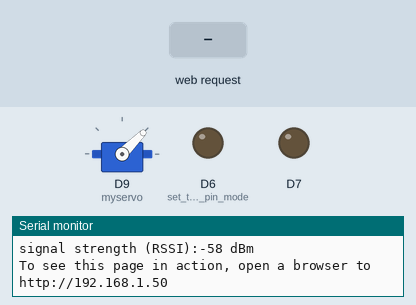
Recording of a sketch running on a simulated Arduino MKR. Parts: servo, output pins drawn as LEDs (lit = HIGH), the last lines printed to the serial monitor. Dashed ring = blinking. The test bench sets the inputs (shaded band). WiFi joins after 1.5 s; servers stay silent unless stated.

Above: at 12.7 s.
12.8 s: HTTP request GET /X received
At 13.2 s:
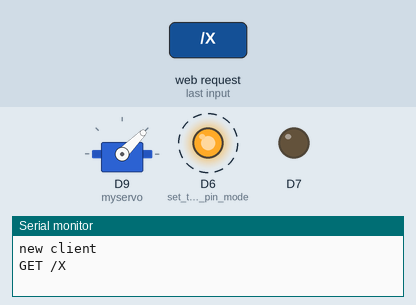
15.8 s: HTTP request GET /H received
At 16.4 s:
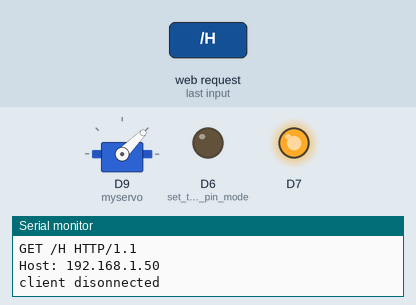
17.3 s: HTTP request GET /Y received
At 17.6 s:
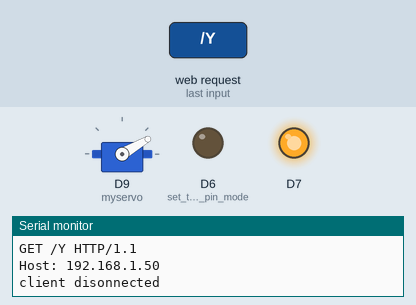
18.8 s: HTTP request GET /L received
At 19.9 s:
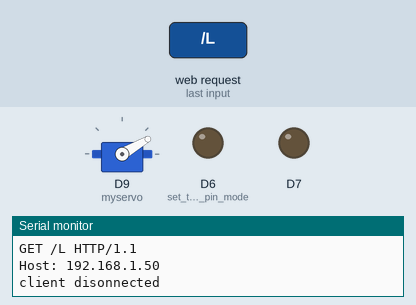
20.3 s: HTTP request GET /X received
At 20.7 s:
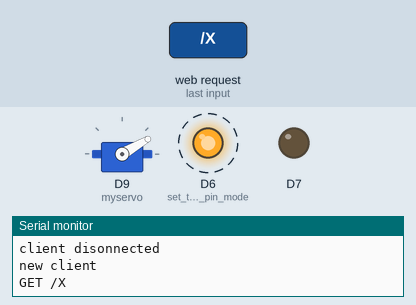
Timing chart, 0 to 24.3 s (numbered marks = the images above; inputs shaded):
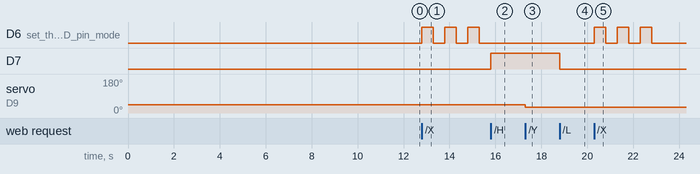

The sketch:

wifi_connect.ino
```cpp
/*
   MKR1010 WiFi setup.

   Control LEDs and a servo with your phone/computer
   over local WiFi.

   (c) 2018 Karl, Josefine and David for Arduino.

   based on code by (c) m.ehrndal, Arduino LLC.2013-2016
*/

//libraries
#include <SPI.h>
#include <WiFiNINA.h>
#include <Servo.h>

char ssid[] = "Verdieping 3 Koelkast";        // your network SSID (name)
char pass[] = "Kutinternet123";    // your network password (use for WPA, or use as key for WEP)
int keyIndex = 0;                  // your network key Index number (needed only for WEP)

int status = WL_IDLE_STATUS;      //connection status
WiFiServer server(80);            //server socket

//special characters
char quote = '"';
char slash = '/';

Servo myservo;

void setup() {
  Serial.begin(9600);      // initialize serial communication
  pinMode(6, OUTPUT);      // set the LED pin mode
  pinMode(7, OUTPUT);
  myservo.attach(9);
  myservo.write(45);

  // check for the presence of the shield:
  if (WiFi.status() == WL_NO_SHIELD) {
    Serial.println("WiFi shield not present");
    while (true);       // don't continue
  }

  // attempt to connect to WiFi network:
  while ( status != WL_CONNECTED) {
    Serial.print("Attempting to connect to Network named: ");
    Serial.println(ssid);                   // print the network name (SSID);

    // Connect to WPA/WPA2 network. Change this line if using open or WEP network:
    status = WiFi.begin(ssid, pass);
    // wait 10 seconds for connection:
    delay(10000);
  }
  server.begin();                           // start the web server on port 80
  printWiFiStatus();                        // you're connected now, so print out the status
}


void loop() {

  // attempt to connect to WiFi network:
  while ( status != WL_CONNECTED) {
    Serial.print("Attempting to connect to Network named: ");
    Serial.println(ssid);                   // print the network name (SSID);

    // Connect to WPA/WPA2 network. Change this line if using open or WEP network:
    status = WiFi.begin(ssid, pass);
    // wait 10 seconds for connection:
    delay(10000);
  }

  WiFiClient client = server.available();   // listen for incoming clients

  if (client) {                             // if you get a client,
    Serial.println("new client");           // print a message out the serial port
    String currentLine = "";                // make a String to hold incoming data from the client
    while (client.connected()) {            // loop while the client's connected
      if (client.available()) {             // if there's bytes to read from the client,
        char c = client.read();             // read a byte, then
        Serial.write(c);                    // print it out the serial monitor
        if (c == '\n') {                    // if the byte is a newline character

          // if the current line is blank, you got two newline characters in a row.
          // that's the end of the client HTTP request, so send a response:
          if (currentLine.length() == 0) {
            // HTTP headers always start with a response code (e.g. HTTP/1.1 200 OK)
            // and a content-type so the client knows what's coming, then a blank line:
            client.println("HTTP/1.1 200 OK");
            client.println("Content-type:text/html");
            client.println();
            // the content of the HTTP response follows the header:
            client.println("<!DOCTYPE HTML>");
            client.print("<head>");
            client.print("<link rel=");
            client.print(quote);
            client.print("stylesheet");
            client.print(quote);
            client.print("href=");
            client.print(quote);
            client.print("https://ioio.mah.se/courses/IDK17/student_0007/mkrsheet.css");  //NOTE: link to your own css stylesheet here
            client.print(quote);
            client.print(slash);
            client.print (">");
            client.print("</head>");
            client.print("<body>");
            client.println("<center><br><br><div class='container'><h1>CONTROL YOUR ARDUINO<h1/></div></center>");
            client.println("<center><div class='container'><left><button class='on' type='submit' value='ON' onmousedown=location.href='/H\'>ON</button>");
            client.println("<button class='off' type='submit' value='OFF' onmousedown=location.href='/L\'>OFF</button></div><br>");
            client.println("<button class='blink' type='submit' value='BLINK' onmousedown=location.href='/X\'>BLINK</button></div>");
            client.println("<button class='left' type='submit' value='>' onmousedown=location.href='/Y\'>LEFT</button></div>");
            client.println("<button class='right' type='submit' value='<' onmousedown=location.href='/P\'>RIGHT</button></div>");
            client.println("</body>");
            client.println("</html>");

            // The HTTP response ends with another blank line:
            client.println();
            // break out of the while loop:
            break;
          }
          else {      // if you got a newline, then clear currentLine:
            currentLine = "";
          }
        }
        else if (c != '\r') {    // if you got anything else but a carriage return character,
          currentLine += c;      // add it to the end of the currentLine
        }

        // Check to see if the client request was "GET /H" or "GET /L" or "GET /X":
        if (currentLine.endsWith("GET /H")) {
          digitalWrite(7, HIGH);               // GET /H turns the pin 6 LED on
        }
        if (currentLine.endsWith("GET /L")) {
          digitalWrite(7, LOW);                // GET /L turns the pin 6 LED off
        }
         if (currentLine.endsWith("GET /P")) {
           myservo.write(40);           // GET /P turns the servo to 45
        }
         if (currentLine.endsWith("GET /Y")) {
          myservo.write(30);               // GET /Y turns servo to 90
        }
        if (currentLine.endsWith("GET /X")) {
          digitalWrite(6, HIGH);                // GET /L turns the pin 6 LED off
          delay(500);
          digitalWrite(6, LOW);
          delay(500);
          digitalWrite(6, HIGH);
          delay(500);
          digitalWrite(6, LOW);
          delay(500);
          digitalWrite(6, HIGH);
          delay(500);
          digitalWrite(6, LOW);
        }


      }
    }
    // close the connection:
    client.stop();
    Serial.println("client disonnected");
  }
}

void printWiFiStatus() {
  // print the SSID of the network you're attached to:
  Serial.print("SSID: ");
  Serial.println(WiFi.SSID());

  // print your WiFi shield's IP address:
  IPAddress ip = WiFi.localIP();
  Serial.print("IP Address: ");
  Serial.println(ip);

  // print the received signal strength:
  long rssi = WiFi.RSSI();
  Serial.print("signal strength (RSSI):");
  Serial.print(rssi);
  Serial.println(" dBm");
  // print where to go in a browser:
  Serial.print("To see this page in action, open a browser to http://");
  Serial.println(ip);
}
```

Measured:
- after the input at 12.8 s, D6 (set_the_LED_pin_mode): alternates HIGH for 0.50 s and LOW for 0.50 s, starting at once
- after the input at 15.8 s, D7: LOW → HIGH at once
- after the input at 17.3 s, servo on D9 (myservo): 45° → 30° at once
- after the input at 18.8 s, D7: HIGH → LOW at once
- after the input at 20.3 s, D6 (set_the_LED_pin_mode): alternates HIGH for 0.50 s and LOW for 0.50 s, 6 changes in all, then stays LOW, starting at once
